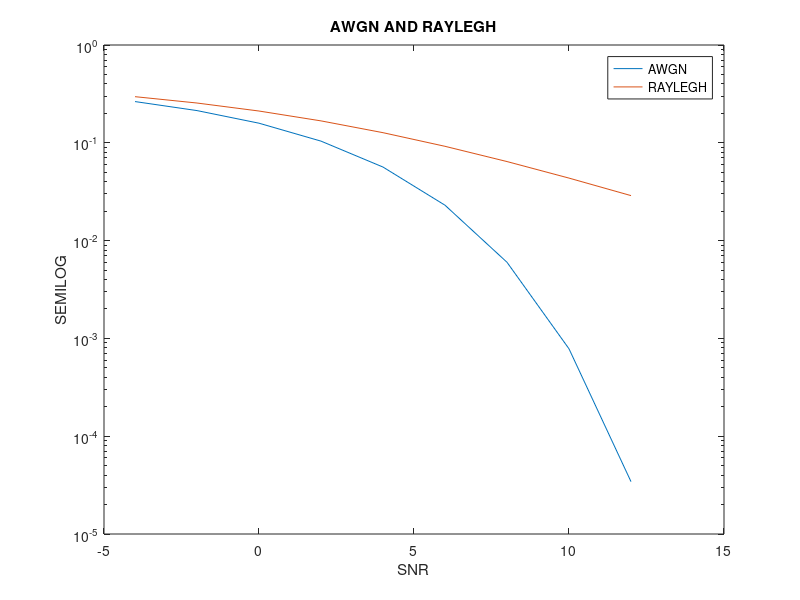

The MATLAB source for this figure:
#implementation of analytical BER over AWGN and raylegh channel in matlab.
clear all;
close all;
clc;

snr = [-4:2:12];
snrLin = 10.^(snr/10);

# FOR awgn meand wired.
ber1 = qfunc(sqrt(snrLin));

# for raylegh means wireless;
ber2 = 0.5*(1-sqrt(snrLin./(2+snrLin)));

#plot(snr,ber1);
semilogy(snr,ber1);
hold on;

#plot(snr,ber2);
semilogy(snr,ber2);

xlabel("SNR");
ylabel("SEMILOG");
title("AWGN AND RAYLEGH");
legend('AWGN','RAYLEGH');


